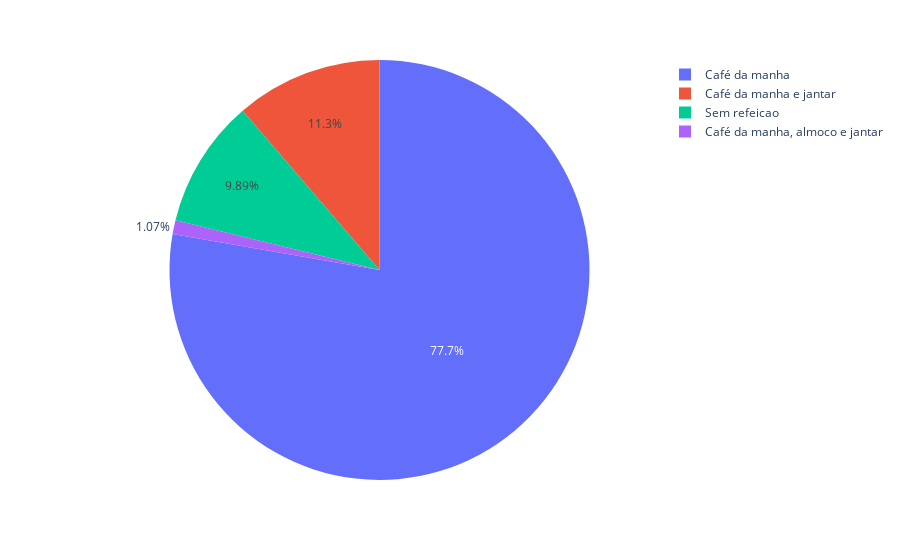

The cell this chart's notebook holds for it:
### Markdown cell above
# 1 - número de id com booking canceled por tipo de meal_regime

### Code cell
df_02 = df.copy()
linhas = df_02['booking_canceled'] == 1
df_02 = df_02.loc[linhas, :]
df_aux = df_02.loc[:, ['id', 'meal_regime']].groupby('meal_regime').count().reset_index()
px.pie(df_aux, values='id', names='meal_regime')

### Figure 1 — Plotly figure (JSON) as saved in the notebook; plotly's stock layout.template omitted (floating-point values rounded to 4 significant figures)
{"data": [{"domain": {"x": [0, 1], "y": [0, 1]}, "hovertemplate": "meal_regime=%{label}<br>id=%{value}<extra></extra>", "labels": ["Café da manha", "Café da manha e jantar", "Café da manha, almoco e jantar", "Sem refeicao"], "legendgroup": "", "name": "", "showlegend": true, "type": "pie", "values": [20778, 3020, 287, 2644]}], "layout": {"legend": {"tracegroupgap": 0}, "margin": {"t": 60}}}
